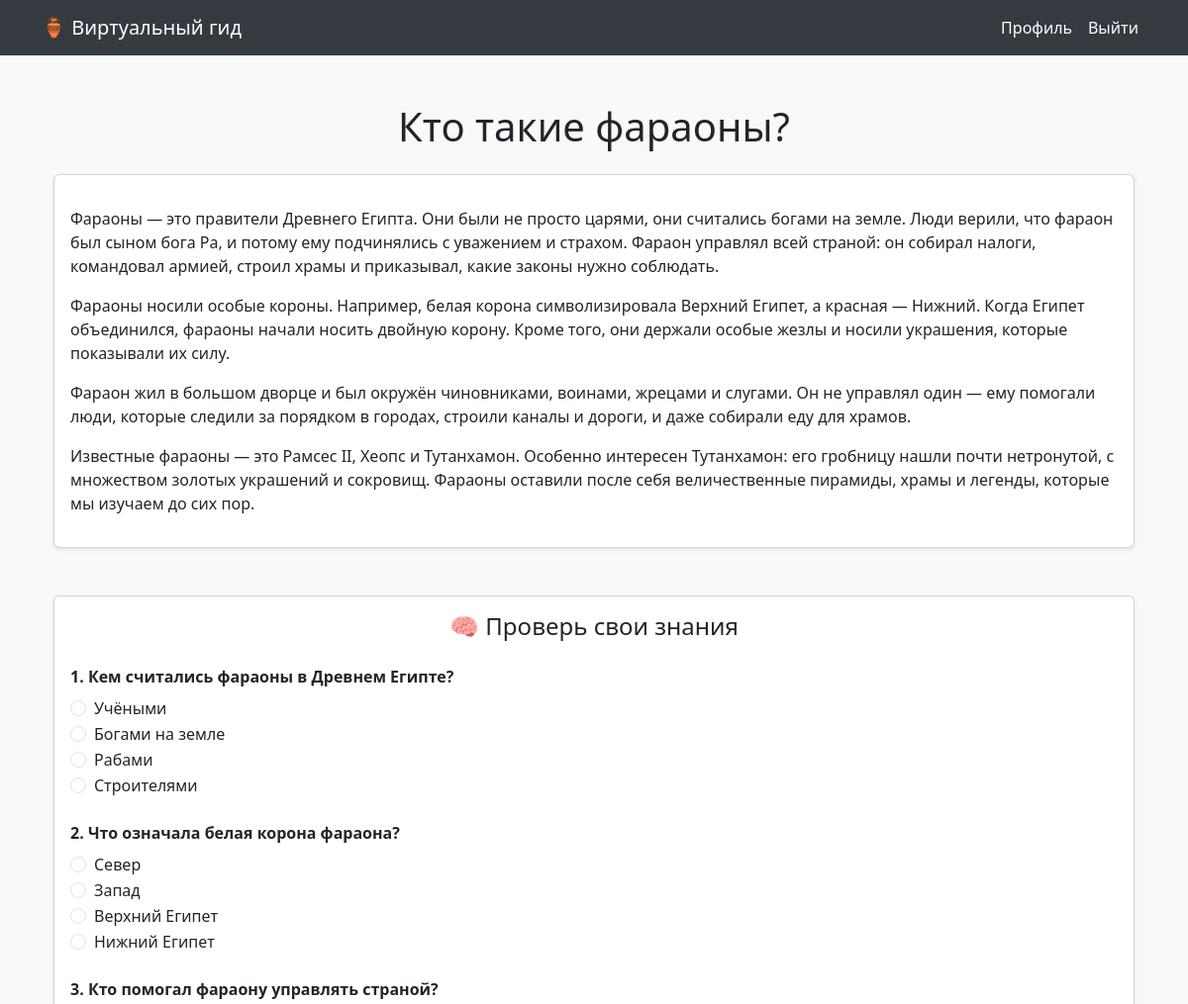
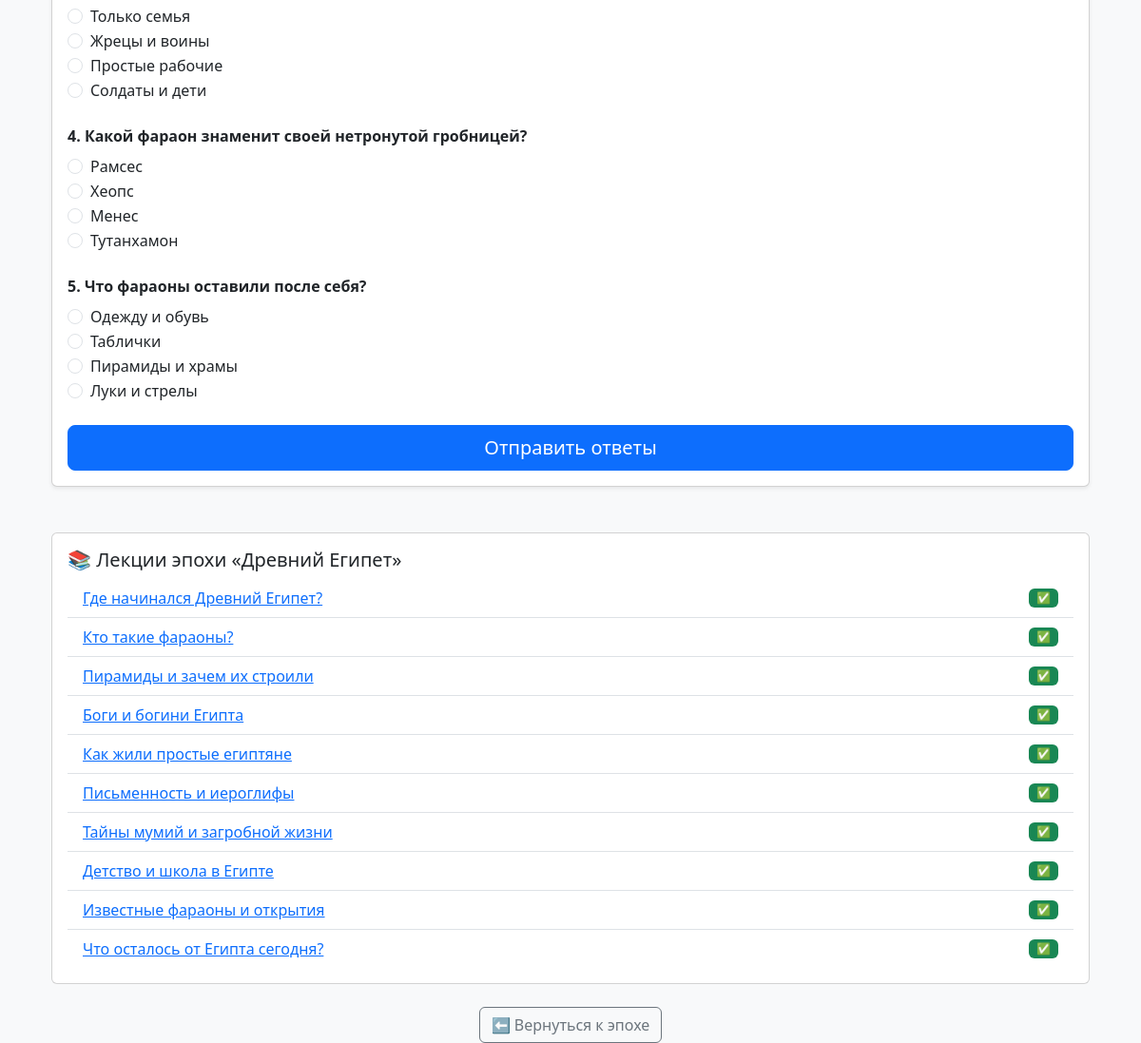
Screenshot of /lecture/2/ (signed in) with the database file from the repository (2 pictures, top to bottom).
### guide/models.py (models this page shows, shortened)
class Lecture(models.Model):
    era = models.ForeignKey(Era, on_delete=models.CASCADE, related_name='lectures')
    title = models.CharField(max_length=200)
    content = models.TextField()
    order = models.PositiveIntegerField()  # от 1 до 10
    class Meta:
        unique_together = ('era', 'order')
        ordering = ['era', 'order']

class QuizQuestion(models.Model):
    lecture = models.ForeignKey(Lecture, on_delete=models.CASCADE, related_name='quiz_questions')
    question = models.CharField(max_length=255, default='')
    option1 = models.CharField(max_length=255, default='')
    option2 = models.CharField(max_length=255, default='')
    option3 = models.CharField(max_length=255, default='')
    option4 = models.CharField(max_length=255, default='')
    correct_answer = models.CharField(max_length=255, default='')

class Era(models.Model):
    name = models.CharField(max_length=200)
    description = models.TextField()
    image = models.ImageField(upload_to='images/', null=True, blank=True)

### guide/views.py (the view, shortened to what this page needs)
# urls.py: path('lecture/<int:pk>/', views.lecture_detail, name='lecture_detail'),
@login_required
def lecture_detail(request, pk):
    lecture = get_object_or_404(Lecture, pk=pk)
    user = request.user
    progress, _ = LectureProgress.objects.get_or_create(user=user, lecture=lecture)
    if not progress.viewed:
        progress.viewed = True
        progress.save()
    questions = lecture.quiz_questions.all()
    era_lectures = Lecture.objects.filter(era=lecture.era)
    viewed_count = LectureProgress.objects.filter(user=user, lecture__in=era_lectures, viewed=True).count()
    if viewed_count == era_lectures.count():
        MiniGameUnlock.objects.update_or_create(
            user=user,
            era=lecture.era,
            defaults={'unlocked': True}
        )
    all_lectures = era_lectures.order_by('order')
    progress_map = {
        lp.lecture_id: lp.viewed
        for lp in LectureProgress.objects.filter(user=user, lecture__in=all_lectures)
    }
    return render(request, 'guide/lecture_detail.html', {
        'lecture': lecture,
        'questions': questions,
        'all_lectures': all_lectures,
        'progress_map': progress_map,
    })

### guide/templatetags/custom_filters.py (called while the page is built)
@register.filter
def dict_get(dictionary, key):
    return dictionary.get(key)

### guide/templates/guide/lecture_detail.html (shortened to what this page needs)
{% extends 'guide/base.html' %}
{% load custom_filters %}
{% block content %}
<div class="container">
    <h1 class="text-center mb-4">{{ lecture.title }}</h1>
    <div class="card shadow-sm mb-5">
        <div class="card-body">
            <p style="font-size: 18px;">{{ lecture.content|linebreaks }}</p>
        </div>
    </div>
    <div class="card shadow-sm">
        <div class="card-body">
            <h4 class="mb-4 text-center">🧠 Проверь свои знания</h4>
            <form method="post">
                {% for question in questions %}
                    <div class="mb-4">
                        <strong>{{ forloop.counter }}. {{ question.question }}</strong>
                        <div class="form-check mt-2">
                            <input class="form-check-input" type="radio" name="question_{{ forloop.counter }}" value="{{ question.option1 }}" required>
                            <label class="form-check-label">{{ question.option1 }}</label>
                        </div>
                        <div class="form-check">
                            <input class="form-check-input" type="radio" name="question_{{ forloop.counter }}" value="{{ question.option2 }}">
                            <label class="form-check-label">{{ question.option2 }}</label>
                        </div>
                        <div class="form-check">
                            <input class="form-check-input" type="radio" name="question_{{ forloop.counter }}" value="{{ question.option3 }}">
                            <label class="form-check-label">{{ question.option3 }}</label>
                        </div>
                        <div class="form-check">
                            <input class="form-check-input" type="radio" name="question_{{ forloop.counter }}" value="{{ question.option4 }}">
                            <label class="form-check-label">{{ question.option4 }}</label>
                        </div>
                    </div>
                {% endfor %}
                <div class="d-grid">
                    <button type="submit" class="btn btn-primary btn-lg">Отправить ответы</button>
                </div>
            </form>
        </div>
    </div>
<div class="card mt-5">
    <div class="card-body">
        <h5 class="card-title">📚 Лекции эпохи «{{ lecture.era.name }}»</h5>
        <ul class="list-group list-group-flush">
            {% for lec in all_lectures %}
                <li class="list-group-item d-flex justify-content-between align-items-center">
                    <a href="{% url 'lecture_detail' lec.pk %}">{{ lec.title }}</a>
                    {% if progress_map|dict_get:lecture.id %}
    <span class="badge bg-success ms-2">✅</span>
{% endif %}
                </li>
            {% endfor %}
        </ul>
    </div>
</div>
    <div class="text-center mt-4">
        <a href="{% url 'era_detail' lecture.era.pk %}" class="btn btn-outline-secondary">⬅ Вернуться к эпохе</a>
    </div>
</div>
{% endblock %}

### guide/templates/guide/base.html (style rules this page uses)
body { background-color: #f8f9fa; }

### rows the page displays
Lecture: title "Кто такие фараоны?", content "Фараоны — это правители Древнего Египта. Они были не просто царями, они считались богами на земле. Люди верили, что фараон был сыном бога Ра, и потому ему подчинялись с уважением и страхом. Фараон управлял всей страной: он собирал налоги, командовал армией, строил храмы и приказывал, какие законы нужно соблюдать. Фараоны носили особые короны. Например, белая корона символизировала Верхний Египет, а красная — Нижний. Когда Египет объединился, фараоны начали носить двойную корону. Кроме того, они держали особые жезлы и носили украшения, которые показывали их силу. Фараон жил в большом дворце и был окружён чиновниками, воинами, жрецами и слугами. Он не управлял один — ему помогали люди,…", era.name "Древний Египет"
QuizQuestion: question "Кем считались фараоны в Древнем Египте?", option1 "Учёными", option2 "Богами на земле", option3 "Рабами", option4 "Строителями"
QuizQuestion: question "Что означала белая корона фараона?", option1 "Север", option2 "Запад", option3 "Верхний Египет", option4 "Нижний Египет"
QuizQuestion: question "Кто помогал фараону управлять страной?", option1 "Только семья", option2 "Жрецы и воины", option3 "Простые рабочие", option4 "Солдаты и дети"
QuizQuestion: question "Какой фараон знаменит своей нетронутой гробницей?", option1 "Рамсес", option2 "Хеопс", option3 "Менес", option4 "Тутанхамон"
QuizQuestion: question "Что фараоны оставили после себя?", option1 "Одежду и обувь", option2 "Таблички", option3 "Пирамиды и храмы", option4 "Луки и стрелы"
Lecture: title "Где начинался Древний Египет?"
Lecture: title "Пирамиды и зачем их строили"
Lecture: title "Боги и богини Египта"
Lecture: title "Как жили простые египтяне"
Lecture: title "Письменность и иероглифы"
Lecture: title "Тайны мумий и загробной жизни"
Lecture: title "Детство и школа в Египте"
Lecture: title "Известные фараоны и открытия"
Lecture: title "Что осталось от Египта сегодня?"
